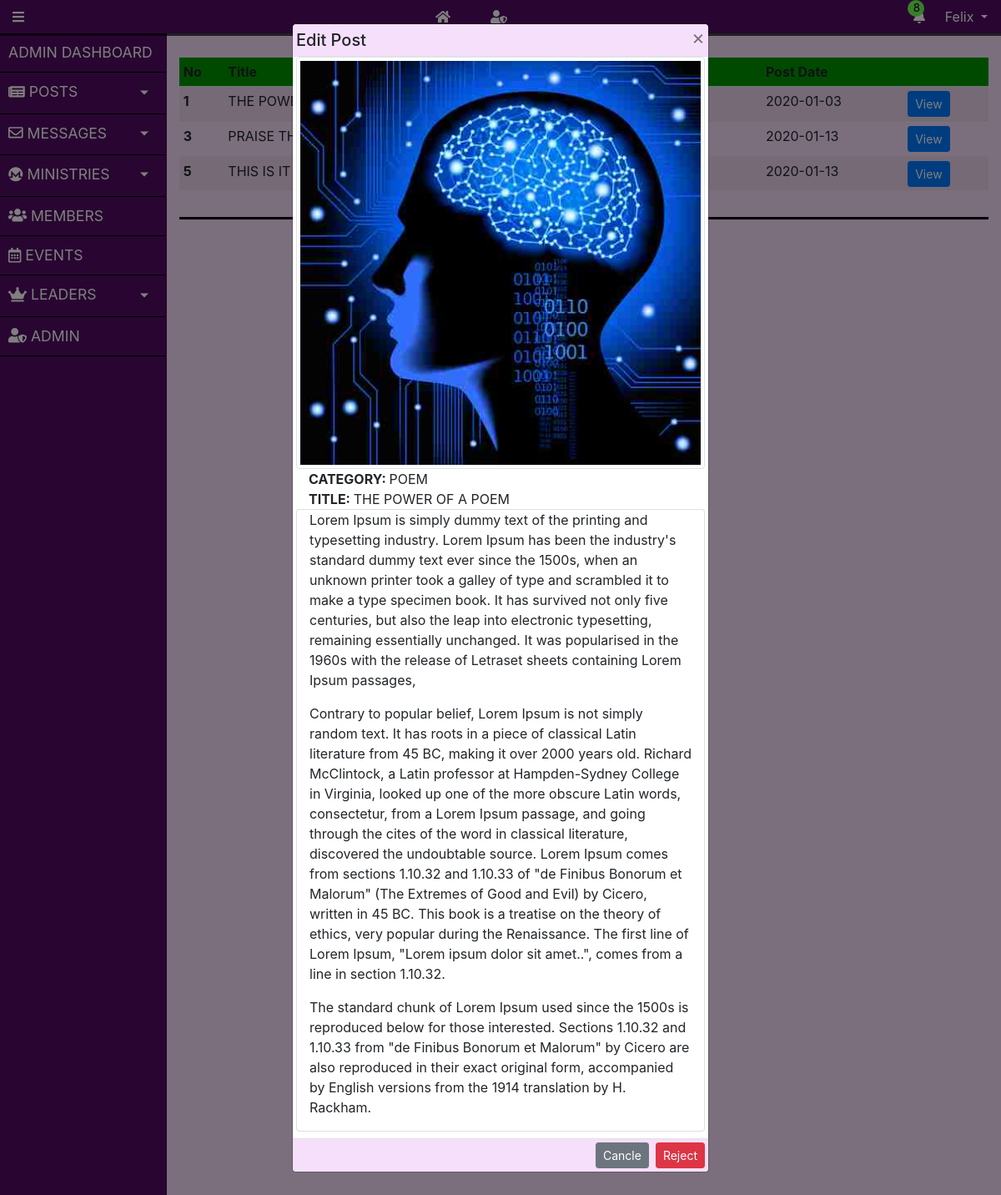
/user/verified.php?id=1 (signed in), run on the app's committed database.
### tables this page shows
CREATE TABLE `user` (
  `user_id` int(11) NOT NULL,
  `user_email` varchar(255) NOT NULL,
  `user_fname` varchar(255) NOT NULL,
  `user_lname` varchar(255) NOT NULL,
  `user_phobeNo` varchar(255) DEFAULT NULL,
  `user_regno` varchar(45) DEFAULT NULL,
  `user_course` varchar(500) DEFAULT NULL,
  `user_pwd` longtext NOT NULL,
  `user_joindate` datetime NOT NULL DEFAULT CURRENT_TIMESTAMP,
  `user_img` mediumtext,
  `user_verified` tinyint(4) DEFAULT '0' COMMENT 'This field will determined if the Email Address of the User is Verified. 0 means NO and 1 means YES',
  `registered_by` varchar(45) DEFAULT NULL
);

CREATE TABLE `article` (
  `article_id` int(11) NOT NULL,
  `article_tittle` varchar(255) NOT NULL,
  `article_text` longtext NOT NULL,
  `article_pub_date` datetime NOT NULL DEFAULT CURRENT_TIMESTAMP,
  `article_edit_date` datetime DEFAULT NULL,
  `articleimg` varchar(255) DEFAULT '0',
  `article_fk_user_id` int(11) NOT NULL,
  `likes` int(11) DEFAULT NULL,
  `article_status` tinyint(4) DEFAULT '0',
  `category_fk_category_name` varchar(255) NOT NULL,
  `verified_by` varchar(255) DEFAULT NULL
);

### user/includes/session.php (called while the page is built, shortened)
<?php
class SESSION extends DATABASE
{
    public function isAdmin ($id){
        $sql = "SELECT admin_fk_user_id as adminID, admin_type FROM admin where admin_fk_user_id = $id";
        $result = $this->queryNone($sql);
        if (empty($result)) {
            return false;
        } else {
            return $result;
        }
    }
}

### user/includes/database.php (called while the page is built, shortened)
<?php
class DATABASE
{
    public function conn()
    {
        $this->servername ="localhost";
        $this->username ="root";
        $this->dbpassword ="";
        $this->dbname ="cudb";
        $this->charset  ="utf8mb4";
        try {
            $dsn =  "mysql:host=".$this->servername.";dbname=".$this->dbname.";charset=".$this->charset ;
            $pdo = new PDO($dsn, $this->username, $this->dbpassword);
            $pdo->setAttribute(PDO::ATTR_ERRMODE, PDO::ERRMODE_EXCEPTION);
            return $pdo;
        } catch (PDOExeption $e) {
            echo "Connection failed".$e->getMessage();
        }
    }
    public function query_1($sql, $id)
    {
        $stmt = $this->conn()->prepare($sql);
        $stmt->execute([$id]);
        $data = '';
        while ($row = $stmt->fetch(PDO::FETCH_ASSOC)) {
            $data = $row;
        }
        return $data;
    }
    public function queryNone($sql)
    {
        $stmt = $this->conn()->prepare($sql);
        $stmt->execute();
        $data = [];
        while ($row = $stmt->fetch(PDO::FETCH_ASSOC)) {
            $data[] = $row;
        }
        return $data;
    }
}

### user/includes/user.inc.php (called while the page is built, shortened)
<?php
class USER extends SESSION
{
    public function getuserbyid($id)
    {
        $sql= "SELECT * from user where user_id = ?;";
        $data = $this->query_1($sql, $id);
        return $data;
    }
}

### user/includes/article.php (called while the page is built, shortened)
<?php
class ARTICLE extends USER
{
    public function getArtVerified()
    {
        $sql = "SELECT article_id,article_tittle,article_text,article_pub_date,articleimg,user_fname,user_lname,article_fk_user_id,likes,article_status,category_fk_category_name,verified_by  FROM article
        inner join user on user_id = article_fk_user_id
        where article_status = 1 ";
        $data = $this->queryNone($sql);
        return $data;
    }
    public function getArtSpecific($id)
    {
        $sql = "SELECT * FROM article where article_id = $id";
        $data = $this->queryNone($sql);
        return $data;
    }
}

### user/verified.php (the view, shortened to what this page needs)
<?php require 'includes/topnav.php';
require 'includes/article.php';
?>
<main class="wrapper">
    <?php require 'includes/sidenav.php'?>
    <div class="content container-fluid">
        <div class="row">
            <div class="col text-center font-weight-bold text-success">Verified Posts</div>
        </div>
        <div class="row mt-1">
            <div class="col">
                <?php
                $artOBJ = new  ARTICLE();
               $articles = $artOBJ->getArtVerified()
                ?>
                <div class="" style="overflow-x:auto; max-height:70vh;">
                    <table class="table table-sm table-striped table-hover table-condensed">
                        <thead class="greenBgDark " style="">
                            <tr>
                                <th scope="col">No</th>
                                <th scope="col">Title</th>
                                <th scope="col">Category</th>
                                <th scope="col">Post Date</th>
                                <th scope="col"></th>
                            </tr>
                        </thead>
                        <tbody>
                            <?php foreach ($articles as $article):?>
                            <tr>
                                <?php   $date= explode(" ", $article['article_pub_date'], 2);  ?>
                                <th scope="row" class="w-auto"><?php echo $article['article_id'];?>
                                </th>
                                <td class="text-capitalize"><?php echo  $article['article_tittle']; ?>
                                </td>
                                <td><?php echo $article['category_fk_category_name']; ?>
                                </td>
                                <td><?php echo $date[0] ?>
                                </td>
                                <td>
                                    <a href="verified.php?id=<?php  echo $article['article_id']; ?>"
                                        class=""><button id="" type="button" class="btn btn-primary btn-sm"
                                            data-toggle="editpost" onclick="reply_click(this.id)"
                                            data-target=".bd-example-modal-sm">View</button> </a>
                                </td>
                            </tr>
                            <?php endforeach?>
                        </tbody>
                    </table>
                </div>
            </div>
        </div>
    </div>
</main>
<div class="modal fade" id="editpost" tabindex="-1" role="dialog" aria-labelledby="RegNewMemberModal"
    aria-hidden="true">
    <div class="modal-dialog modal-dialog-scrollable" role="document">
        <div class="modal-content">
            <div class="modal-header p-1 " style="background-color:  #f6dffa;">
                <h5 class="modal-title text-center" id="exampleModalScrollableTitle">Edit Post</h5>
                <button type="button" class="close" data-dismiss="modal" aria-label="Close">
                    <span aria-hidden="true">&times;</span>
                </button>
            </div>
            <?php  if (isset($_GET['id'])): ?>
            <?php
                    $urlID= $_GET['id'];
                    $artOBJ = new  ARTICLE();
                    $articleData = $artOBJ->getArtSpecific($urlID);
            ?>
            <div class="modal-body py-0 px-1">
                <img src="includes/images/<?php echo $articleData[0]['articleimg']  ?>"
                    class="img-fluid img-thumbnail" alt="">
                <form id="userEditpost" action="includes/article.inc.php" enctype="multipart/form-data" method="post">
                    <div class="col">
                        <span class="font-weight-bolder d-inline">CATEGORY: </span><?php echo $articleData[0]['category_fk_category_name']  ?>
                    </div>
                    <div class="col">
                        <span class="font-weight-bolder d-inline">TITLE: </span><?php echo $articleData[0]['article_tittle']  ?>
                    </div>
                    <div class="col card mb-2">
                        <?php echo $articleData[0]['article_text']  ?>
                    </div>
                </form>
                <?php endif ?>
            </div>
            <div class="modal-footer p-1" style="background-color:  #f6dffa;">
                <button type="button" class="btn btn-secondary btn-sm" data-dismiss="modal">Cancle</button>
                <button type="submit" class="btn btn-danger btn-sm" form="userEditpost"
                    name="reject_article">Reject</button>
            </div>
        </div>
    </div>
</div>
</body>
</html>

### user/includes/topnav.php (shortened to what this page needs)
<?php  require 'init.php';
if (!isset($_SESSION['user_id'])) {
  redirect("login.php");
}else {
    $logid =$_SESSION['user_id'];
    $objUser = new USER() ;
    $data = $objUser->getuserbyid($logid);
}
?>
<!DOCTYPE html>
<html lang="en">
<head>
    <link rel="stylesheet" href="css/reset.css">
    <link rel="stylesheet" href="css/bootstrap.css">
    <link rel="stylesheet" href="css/admin.css">
</head>
<body>
    <nav class="navbar navbar-expand-sm text-white d-flex sticky-top p-0" style="background-color: #500d62;">
        <div id="sidebarCollapse" class="col-auto ">
            <i class="fas fa-bars"></i>
        </div>
        <div id="sidebarCollapse" class="col-auto d-flex">
            <a class="dropdown-item text-white" href="../index.php "><i class="fas fa-home"></i></a>
            <?php
                if ($objUser->isAdmin($logid)) {
                echo '<a class="dropdown-item text-white" href="index.php "><i class="fas fa-user-shield"></i></a>';
                }
            ?>
        </div>
        <ul class="navbar-nav ">
            <li class="nav-item dropdown">
                <a class="nav-link dropdown-toggle text-white mr-2" href="#" id="notification" data-toggle="dropdown">
                    <span style="font-size: smaller; position: absolute; top: 0px ;right:45%; width: 20px; background-color: #73fb59;
                    border-radius: 200px; padding-left: 7px; color: #000000">8</span>
                    <i class="fas fa-bell"></i>
                </a>
            </li>
            <li class="nav-item dropdown">
                <a class="nav-link dropdown-toggle text-white mr-2" href="#" id="navbardrop" data-toggle="dropdown">
                   <?php echo $data['user_fname']; ?>
                </a>
            </li>
        </ul>
    </nav>

### user/css/admin.css (style rules this page uses)
body { background-color: #f6dffa; max-height: 100vh; overflow-y: hidden; }
.greenBgDark { background:#009500 }
nav { -webkit-box-shadow: 0px 3px 0px 0px rgba(0,0,0,0.72); -moz-box-shadow: 0px 3px 0px 0px rgba(0,0,0,0.72); box-shadow: 0px 3px 0px 0px rgba(0,0,0,0.72); }
@media (min-width: 576px) { .navbar-expand-sm { flex-flow: row nowrap; justify-content: space-between } }
.navbar-nav { flex-direction: row; }
#notification::after { display: none; }
a,a:hover,a:focus { color: inherit; text-decoration: none; transition: all 0.3s; cursor: pointer; }
.wrapper { display: flex; width: 100%; align-items: stretch; min-height: 100vh; }

### user/includes/topnav.php (style rules this page uses)
@media screen and (min-width: 768px) { .dropdown-toggle { margin-bottom: 2px; } }
@media screen and (min-width: 768px) { .navbar .dropdown-toggle, .nav-tabs .dropdown-toggle { margin-bottom: 0; } }

### data on the page
user: user_fname "Felix"
article: article_id "1", article_tittle "THE POWER…", article_pub_date "2020-01-03", articleimg (picture), category_fk_category_name "POEM", article_tittle "THE POWER OF A POEM", article_text "Lorem Ipsum is simply dummy text of the printing and typesetting industry. Lorem Ipsum has been the industry's standard dummy text ever since the 1500s, when an unknown printer took a galley of type and scrambled it to make a type specimen book. It has survived not only five centuries, but also the leap into electronic typesetting, remaining essentially unchanged. It was popularised in the 1960s with the release of Letraset sheets containing Lorem Ipsum passages, Contrary to popular belief, Lorem Ipsum is not simply random text. It has roots in a piece of classical Latin literature from 45 BC, making it over 2000 years old. Richard McClintock, a Latin professor at Hampden-Sydney College in…"
article: article_id "3", article_tittle "PRAISE THE LORD", article_pub_date "2020-01-13"
article: article_id "5", article_tittle "THIS IS IT", article_pub_date "2020-01-13"
